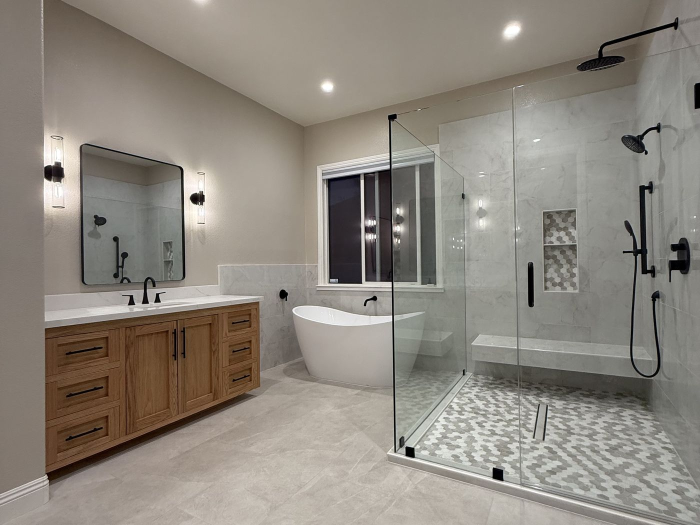
#> input picture img/gallery/IMG_0425.jpg, 1400 x 1050 px, given in place of IMG_0425.jpeg, which was not available (shown at 1/2 size)
$ python import_photos.py
#> lines starting #> are read from the running program, lines starting #| are printed output that depends on the picture; pictures that were not available may be replaced by others from this repository, and a replacement may not be noted
#!/usr/bin/env python3
"""
Import Sergio's job photos into the site.

Reads the client's photo folder, fixes orientation, strips EXIF (phone photos
of customers' homes carry GPS), resizes for the web, and writes:

  img/photos/hero.jpg          hero background
  img/photos/<service>.jpg     one per service that a photo genuinely shows
  img/gallery/<id>.jpg         full-size gallery image
  img/gallery/t_<id>.jpg       gallery thumbnail
  js/gallery-data.js           the categorised manifest the gallery renders from

The category and service assignments below are deliberate: a photo is only
attached to a service it actually depicts. Nothing is assigned to a service
just to fill the slot.

Run:  python3 tools/import_photos.py
"""

import json
import os
import subprocess
import tempfile

from PIL import Image, ImageOps

ROOT = os.path.dirname(os.path.dirname(os.path.abspath(__file__)))
SRC = "/Users/zanderone/Desktop/SilverstartPlumbing "   # trailing space is real
PHOTOS = os.path.join(ROOT, "img", "photos")
GALLERY = os.path.join(ROOT, "img", "gallery")

# ---- gallery categories: every photo, sorted by what it shows --------------
CATEGORIES = [
    ("water-heaters", "Water Heaters", [
        ("IMG_0434", "Tankless water heater install with gas and water manifold"),
        ("IMG_1226", "Wall-mounted heater with copper manifold and shut-offs"),
        ("IMG_1538", "Exterior tankless install with gas line and shut-off"),
        ("IMG_6179", "Tankless heater, copper manifold, isolation valves"),
    ]),
    ("showers", "Showers & Tubs", [
        ("AC9FEC66-C6E3-4C0D-B2A0-052F9FFD571C", "Shower system: rain head, handheld and valve trim"),
        ("IMG_1233", "Rain head, handheld and thermostatic trim"),
        ("IMG_4563", "Shower valve trim and handheld on tile"),
        ("IMG_6377", "Marble shower with rain head, handheld and niche"),
        ("IMG_6379", "Freestanding tub and shower with matte black trim"),
        ("IMG_8953", "Freestanding tub with floor-mount filler"),
        ("IMG_8954", "Tub and shower with black fixtures"),
        ("IMG_1236", "Freestanding tub with floor-mount tub filler"),
    ]),
    ("kitchens-fixtures", "Kitchens & Fixtures", [
        ("57DCEFC5-D294-40BE-95F5-50290FC526C2", "Pot filler over a gas range"),
        ("IMG_0955", "Kitchen sink and faucet"),
        ("IMG_1227", "Apron-front sink with bridge faucet"),
        ("IMG_1228", "Wall-mounted pot filler"),
        ("IMG_1229", "Vessel sink and faucet on a wood vanity"),
        ("IMG_1377", "Double vanity with undermount sinks and faucets"),
        ("IMG_5610", "Farmhouse sink with gooseneck faucet"),
    ]),
    ("repipe-roughin", "Repipes & Rough-In", [
        ("IMG_3448", "Water lines roughed into framed walls"),
        ("IMG_3670", "Overhead pipe runs"),
        ("IMG_4902", "PEX manifold and distribution under floor joists"),
        ("IMG_6393", "Drain, vent and water lines roughed in"),
        ("IMG_6420", "Copper manifold and distribution"),
        ("IMG_8023", "Rough-in through framing"),
    ]),
    ("commercial", "Commercial", [
        ("IMG_2492", "Overhead commercial pipe and conduit runs"),
        ("IMG_2493", "Commercial overhead piping grid"),
        ("IMG_8775", "Commercial wall-mount lavatory"),
        ("IMG_8776", "ADA-height toilet with grab bar"),
        ("IMG_8779", "Commercial urinal install"),
    ]),
    ("finished-baths", "Finished Bathrooms", [
        ("IMG_2459", "Finished bath with glass shower and vanity"),
        ("IMG_0425", "Finished master bath"),
    ]),
]

# ---- photos attached to a specific service --------------------------------
# ONLY where the photo unmistakably shows that service. Anything else keeps
# the generated illustration. An earlier pass filled every service using the
# "nearest available" job; the result was four near-identical tankless-heater
# photos labelled Water Heaters / Gas Lines / Shut-Off Valves / Emergency,
# which read as a mistake to anyone looking at the page. Reverted.
SERVICE_PHOTOS = {
    "water-heaters": "IMG_6179",   # Navien tankless, copper manifold
    "shower-valves": "IMG_6377",   # rain head, handheld, valve trim
    "fixtures":      "IMG_5610",   # farmhouse sink + faucet
    "repipe":        "IMG_4902",   # PEX manifold + water distribution
    "drains":        "IMG_6393",   # ABS drain and vent stacks in framing
}
NEAREST = set()   # nothing is assigned on "close enough" any more

HERO = "IMG_0425"


def load(stem):
    """Open a source photo by stem, converting HEIC through sips if needed."""
#> called with stem = 'IMG_0425'
    for ext in (".jpeg", ".jpg", ".JPG", ".JPEG", ".png"):
        p = os.path.join(SRC, stem + ext)
        if os.path.exists(p):
            return ImageOps.exif_transpose(Image.open(p)).convert("RGB")
#> returned value is the input picture: PIL image 1400x1050 RGB; mean R, G, B 141.8, 135.4, 126.3
    for ext in (".heic", ".HEIC"):
        p = os.path.join(SRC, stem + ext)
        if os.path.exists(p):
            tmp = os.path.join(tempfile.gettempdir(), stem + "_conv.jpg")
            subprocess.run(["sips", "-s", "format", "jpeg", p, "--out", tmp],
                           check=True, capture_output=True)
            return ImageOps.exif_transpose(Image.open(tmp)).convert("RGB")
    raise SystemExit("source photo not found: " + stem)


def fit(im, w, h):
    """Cover-crop to exactly w x h, centred."""
#> called with w = 2000, h = 1125
    src_r, dst_r = im.width / im.height, w / h
#> src_r = 1.33; dst_r = 1.78
    if src_r > dst_r:
        nw = int(im.height * dst_r)
        im = im.crop(((im.width - nw) // 2, 0, (im.width + nw) // 2, im.height))
    else:
        nh = int(im.width / dst_r)
#> nh = 787
        im = im.crop((0, (im.height - nh) // 2, im.width, (im.height + nh) // 2))
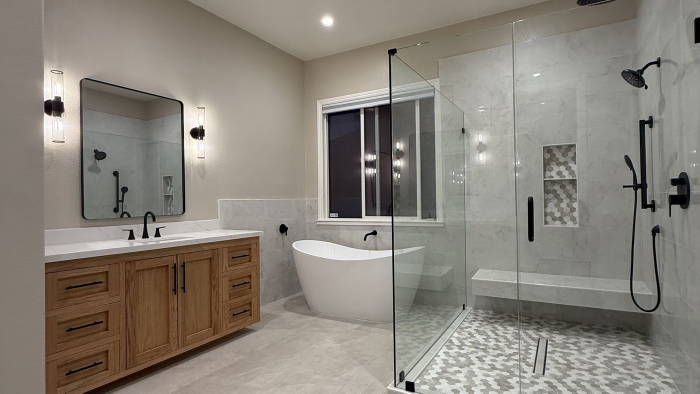
#> im: PIL image 1400x787 RGB (shown at 1/2 size); mean R, G, B 137.6, 131.4, 122.4
    return im.resize((w, h), Image.LANCZOS)
#> returned value: PIL image 2000x1125 RGB


def save(im, path, q=80):
    os.makedirs(os.path.dirname(path), exist_ok=True)
    im.save(path, "JPEG", quality=q, optimize=True, progressive=True)  # no exif= -> stripped
    return os.path.getsize(path)


def main():
    total = 0

    hero = fit(load(HERO), 2000, 1125)
    total += save(hero, os.path.join(PHOTOS, "hero.jpg"), 82)
    print("hero.jpg  2000x1125")

    captions = {}
    for _, _, entries in CATEGORIES:
        for stem, cap in entries:
            captions[stem] = cap

    alts = {}
    for svc, stem in SERVICE_PHOTOS.items():
        im = fit(load(stem), 1200, 900)
        total += save(im, os.path.join(PHOTOS, svc + ".jpg"))
        alts["img/photos/" + svc + ".jpg"] = captions[stem]
        tag = "NEAREST" if svc in NEAREST else "exact  "
        print(f"photos/{svc}.jpg  <- {stem}  [{tag}] {captions[stem]}")

    manifest = []
    for cat_id, cat_name, entries in CATEGORIES:
        for stem, caption in entries:
            im = load(stem)
            total += save(fit(im, 1400, 1050), os.path.join(GALLERY, stem + ".jpg"))
            total += save(fit(im, 700, 525), os.path.join(GALLERY, "t_" + stem + ".jpg"), 76)
            manifest.append({"id": stem, "cat": cat_id, "catName": cat_name, "caption": caption})

    cats = [{"id": c, "name": n} for c, n, _ in CATEGORIES]
    out = os.path.join(ROOT, "js", "gallery-data.js")
    with open(out, "w") as f:
        f.write("/* AUTO-GENERATED by tools/import_photos.py — do not hand-edit */\n")
        f.write("window.SSP_GALLERY = " + json.dumps(
            {"categories": cats, "photos": manifest}, indent=1) + ";\n")
        # alt text for service photos = what the photo actually shows
        f.write("window.SSP_PHOTO_ALT = " + json.dumps(alts, indent=1) + ";\n")

    # every photo must carry a caption and land in a real category
    assert all(p["caption"] and p["cat"] for p in manifest), "photo missing caption/category"
    print(f"\n{len(manifest)} gallery photos in {len(cats)} categories")
    print(f"wrote {out}")
    print(f"total image bytes: {total/1024/1024:.1f} MB")

    # confirm EXIF is gone from a sample of the output
    for probe in ("photos/hero.jpg", "gallery/" + manifest[0]["id"] + ".jpg"):
        n = len(Image.open(os.path.join(ROOT, "img", probe)).getexif())
        print(f"exif check {probe}: {n} keys")
        assert n == 0, "EXIF survived in " + probe


if __name__ == "__main__":
#> (the run stopped early here; a loop or call above may not have finished)

$ run again, with img/photos/drains.jpg copied over img/gallery/IMG_0425.jpg
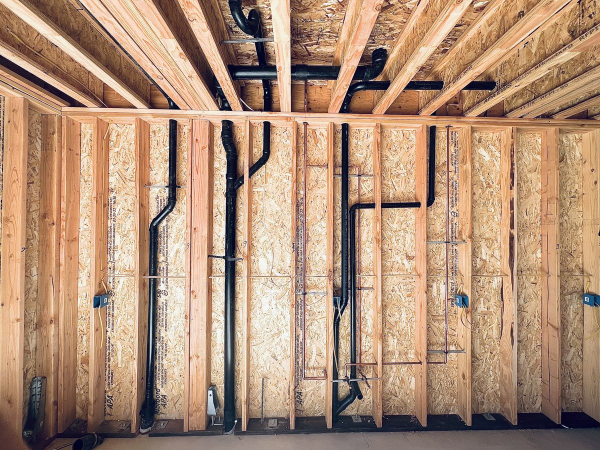
#> input picture img/photos/drains.jpg, 1200 x 900 px, given in place of IMG_0425.jpeg, which was not available (shown at 1/2 size)
#> in load, returned value is the input picture: PIL image 1200x900 RGB; mean R, G, B 175.3, 143.2, 119.1
#> src_r = 1.33; dst_r = 1.78
#> nh = 675
#> in fit, `im = im.crop((0, (im.height - nh) // 2, im.width, (im.height + nh) // ..`:
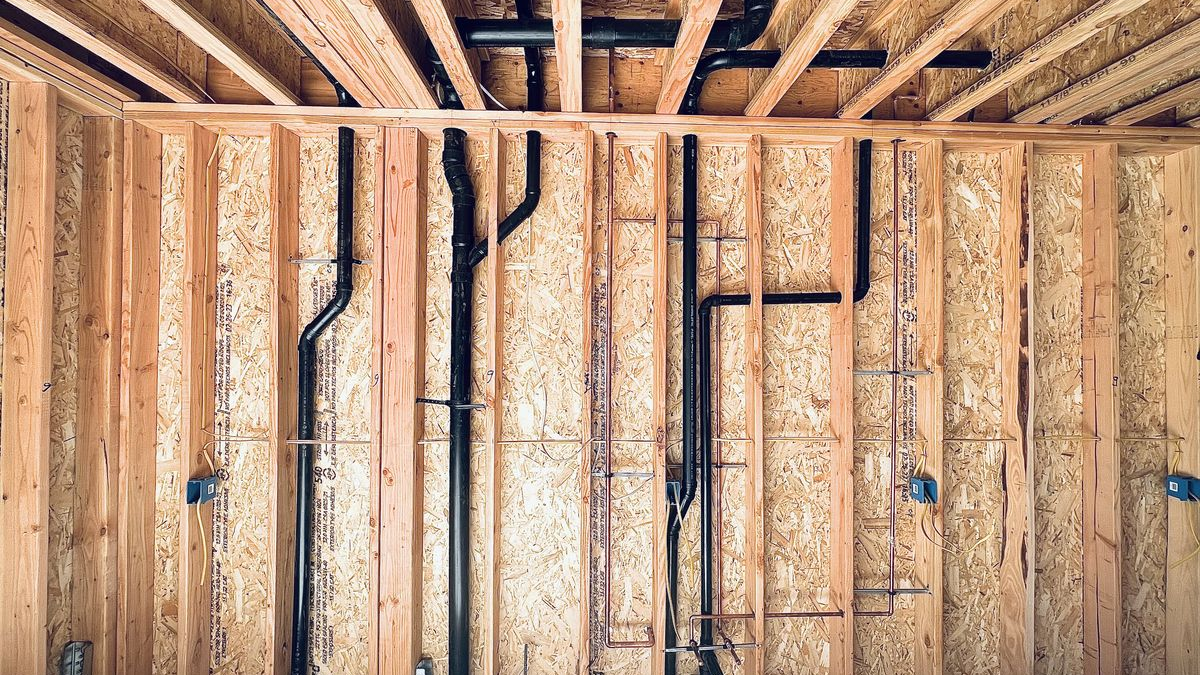
#> im: PIL image 1200x675 RGB; mean R, G, B 186.8, 152.7, 125.9

$ run again, with img/photos/emergency.jpg copied over img/gallery/IMG_0425.jpg
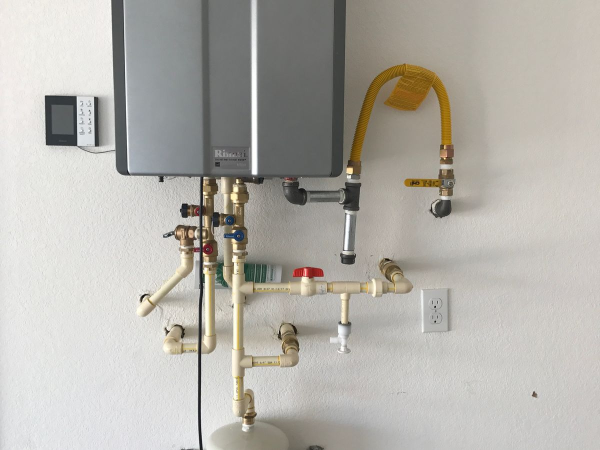
#> input picture img/photos/emergency.jpg, 1200 x 900 px, given in place of IMG_0425.jpeg, which was not available (shown at 1/2 size)
#> in load, returned value is the input picture: PIL image 1200x900 RGB; mean R, G, B 180.6, 177.7, 171.2
#> src_r = 1.33; dst_r = 1.78
#> nh = 675
#> in fit, `im = im.crop((0, (im.height - nh) // 2, im.width, (im.height + nh) // ..`:
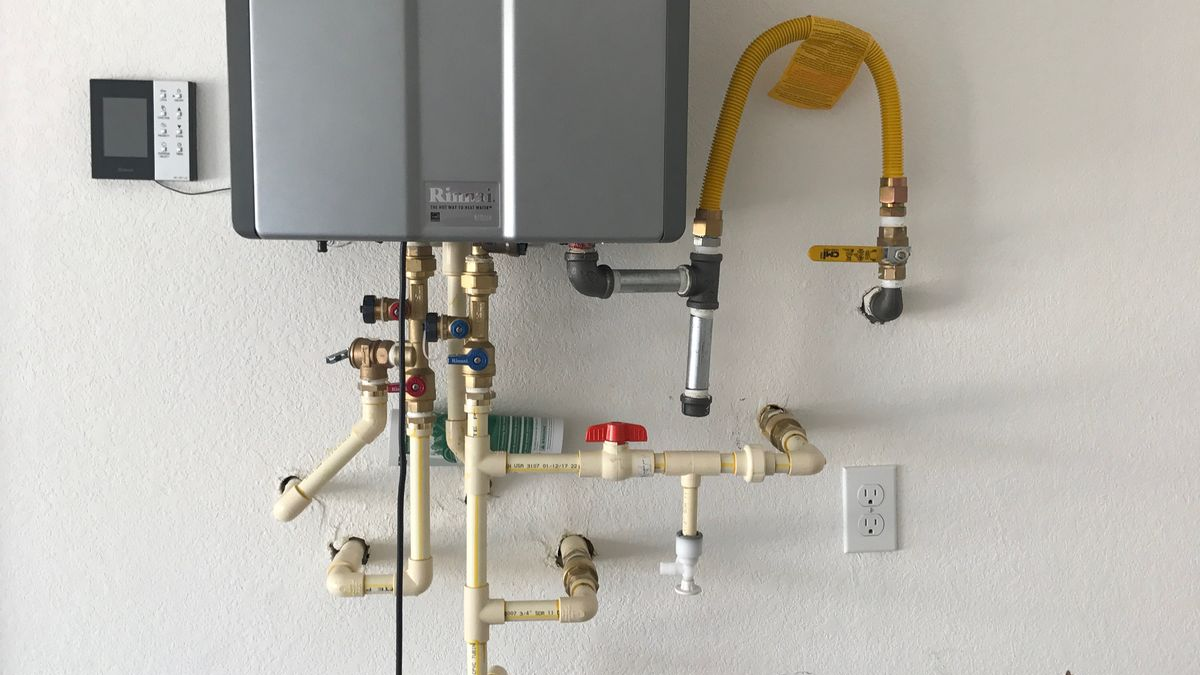
#> im: PIL image 1200x675 RGB; mean R, G, B 179.9, 176.6, 169.3

$ run again, with img/photos/fixtures.jpg copied over img/gallery/IMG_0425.jpg
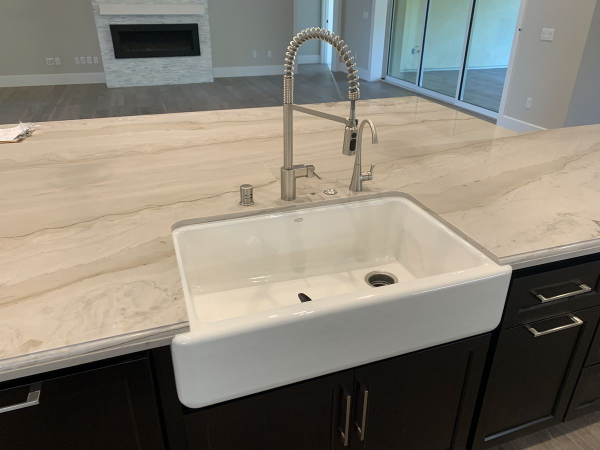
#> input picture img/photos/fixtures.jpg, 1200 x 900 px, given in place of IMG_0425.jpeg, which was not available (shown at 1/2 size)
#> in load, returned value is the input picture: PIL image 1200x900 RGB; mean R, G, B 134.8, 128.8, 117.1
#> src_r = 1.33; dst_r = 1.78
#> nh = 675
#> in fit, `im = im.crop((0, (im.height - nh) // 2, im.width, (im.height + nh) // ..`:
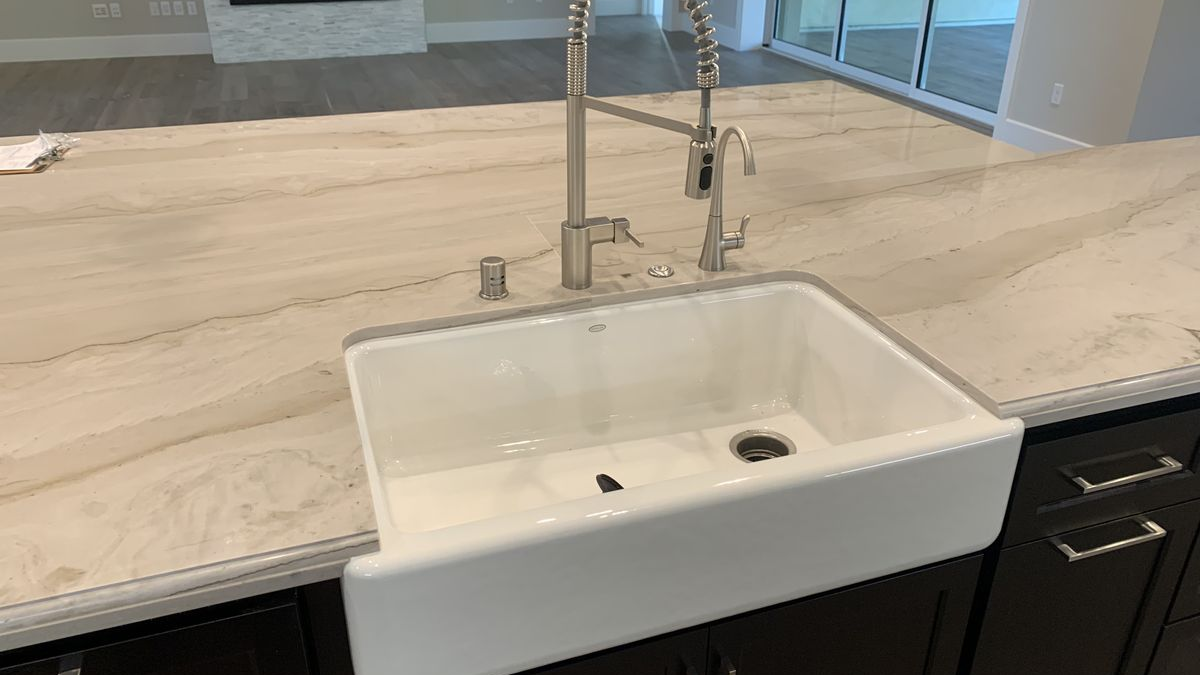
#> im: PIL image 1200x675 RGB; mean R, G, B 155.3, 146, 131.3
